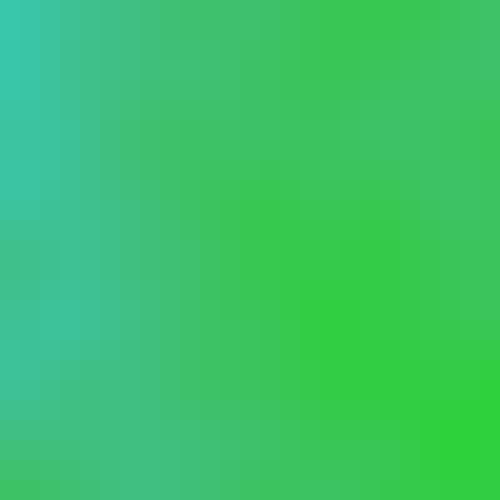
Frame 1 (no input)
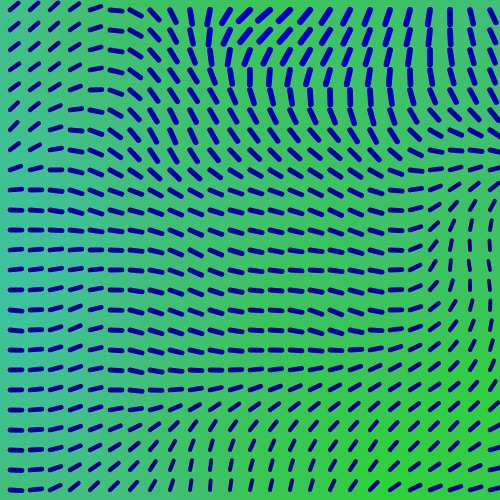
Frame 60 (no input)
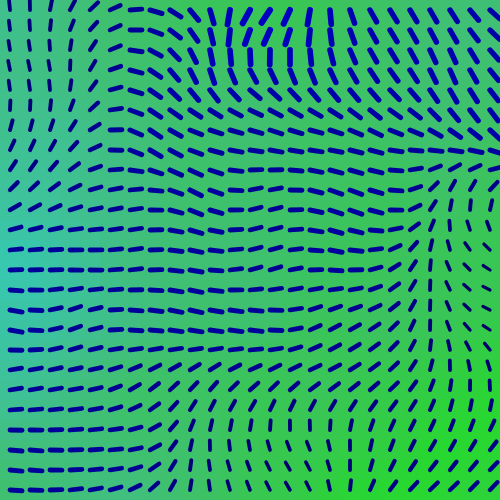
Frame 120 (the mouse pressed at the canvas centre since frame 60)

The p5.js sketch that drew these frames (run headless with seeded random() and noise() and a simulated clock; from frame 60 on, the mouse is pressed at the canvas centre):

// p5.js sketch
// ── sketch.js
//Changing the step size will scale the grid 
var stepSize = 20;
//changing the cols variable adds more columns in the x direction
var cols = 25;
//changing the rows variable adds more rows in the y direction
var rows = 25;

/*changing the nScaling variable will change the rate at which 
the perlin noise will fluctuate. The smaller the Scaling the 
closer to random that changes will appear or the larger the 
Scaling the more uniform.*/
var nScaling = 500;

//variable for storing the compass objects
var compassNeedles =[];

function setup() {
  /*scales the canvas according to changes in the number 
  of rows and/or columns needed to display, and changes in 
  scaling size of stepSize*/
  createCanvas(stepSize*cols, stepSize*rows);
  
  //changes the standard of radians to degrees for rotation
  angleMode(DEGREES);
}
///////////////////////////////////////////////////////////////////////
function draw() {
  background(125);

  colorGrid();
  compassGrid();
}
///////////////////////////////////////////////////////////////////////
function colorGrid(){
  // your code here
  push();
  //iterates the number of columns
  for( var x = 0; x < cols; x++)
  {
    //iterates the number of rows
    for(var y = 0; y < rows; y++)
    {
      /*normilizes the mouse X position between 100 and 400
      to use in scaling the speed of changes based off the
      mouse position in the x direction on the canvas*/
      var speed = map(mouseX,0,width,100,400);
      /*3D perlin noise generation, based off frameCount to be
      used in causing organic appearing changes in the color grid*/
      var n = noise((x*stepSize)/nScaling,(y*stepSize)/nScaling, frameCount/speed);
      //normalizes the perlin noise between 0 and 255 for color changes
      var c = map(n, 0, 1, 0, 255);
      //set the two colours to interpolate between 
      var cFrom = color(c,255,0);
      var cTo = color(0,c,255);
      //generates the colour to be drawn from interpolation
      var fillC = lerpColor(cFrom, cTo, n);

      fill(fillC);
      noStroke();
      rect(x*stepSize,y*stepSize,stepSize,stepSize)
    }
  }
  pop();
}
///////////////////////////////////////////////////////////////////////
function compassGrid(){
  //runs once to fill the compassNeedles array 
  if(compassNeedles.length < cols*rows)
  {
    for( var i =0; i < cols; i++)
    {
      for(var j = 0; j < rows; j++)
      {
        //creates a new instance of the compass needle
        //in the compassNeedles array
        var compass = new CompassNeedle(i,j);
        compassNeedles.push(compass);
      }
    }
  }
  //draws the compass needle
  else
  {
    for( var i =0; i < compassNeedles.length; i++)
    {
      compassNeedles[i].drawCompass();       
    }
  }
}

//Compass Needle Class 
function CompassNeedle(i,j)
{
  this.i = i;
  this.j = j;
  //gives the x and y position based off stepSize for
  //where the compassNeedle should appear in the colour grid
  var x = this.i * stepSize;
  var y = this.j * stepSize;

  this.drawCompass = function ()
  {
    var speed = map(mouseX,0,width,100,400);
    var n = noise(x/nScaling, y/nScaling+stepSize/2, frameCount/speed);
    //tx, and ty sets the translation distence from origin
    var tx = x + stepSize/2;
    var ty = y + stepSize/2;
    //normalizes the perlin noise between 0 and 750 degrees
    //for rotation of the compass needle 
    var rotA = map(n, 0, 1, 0, 750);
    //normalizes the perlin noise between 0 and 255 for changeing the
    //line color
    var lineColor = map(n,0,1,0,255);
    //normalizes the perlin noise between 0 and stepSize for drawing 
    //the line length
    var lineLength = map(n,0,1,0,stepSize);
    //normalizes the perlin noise between 0 and 8 for drawing the 
    //line thickness
    var lineWeight = map(n,0,1,0,8);
    push();

    translate(tx, ty);
    rotate(rotA);
    strokeWeight(lineWeight);
    stroke(0,0,lineColor);
    line(0, 0, 0, -(0 + lineLength));
    
    pop(); 
  }
}
